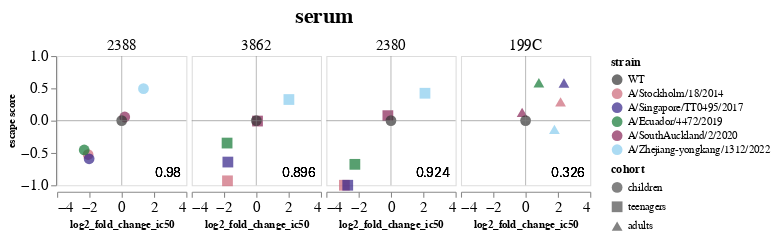

Notebook source saved alongside this figure:
### Code cell
# define ordering for plot
strain_order = ['WT', 
                'A/Stockholm/18/2014', 
                'A/Singapore/TT0495/2017', 
                'A/Ecuador/4472/2019', 
                'A/SouthAuckland/2/2020', 
                'A/Zhejiang-yongkang/1312/2022',
               ]

serum_order = ['2388', '3862', '2380', '199C']

cohort_order = ['children', 'teenagers', 'adults']

# re-define `corrs` chart to adjust plot sizing for facet
corrs = (
    alt.Chart()
    .mark_point(filled=True, size=100)
    .encode(
        x=alt.X(ic_col, 
                title=ic_col,
                scale=alt.Scale(
                        domain=[-4, 4],
                ),
               ),
        y=alt.Y('escape', 
                title='escape score',
                scale=alt.Scale(
                    domain=[-1, 1],
                    clamp=True
                )
               ),
        color=alt.Color('strain:N', scale=alt.Scale(range=custom_color_scheme, domain=strain_order)),
        shape=alt.Shape('cohort:N', scale=alt.Scale(domain=cohort_order)),
        tooltip=['strain', 'serum', ic_col, 'escape']
    )
    .properties(
        title=serum,
        width=120,
        height=120
    )
)

# re-define `r-text` using the R value defined for each serum in corr_df
# and adjust font size and positioning for faceted chart
r_text = alt.Chart().mark_text(
    align='right',
    baseline='bottom',
    fontSize=12,
    fontWeight=300
).encode(
    x=alt.value(115),
    y=alt.value(115),
    text='r:N'
)

# plot faceted chart
faceted_corrs = alt.layer(
    corrs, r_text, x_axis, y_axis, data=corr_df, 
).facet(
    facet=alt.Facet(
        'serum:N',
        sort=serum_order,
        header=alt.Header(
            titleFontSize=20,
            labelFontSize=14,
            labelPadding=2
    )
    ), 
    spacing=3,
    columns=4
).configure_axis(
    grid=False,
    labelFontSize=14,
    titleFontSize=10,
)

faceted_corrs.save(
    'figures/validation_correlations/figure_S13/hk19_faceted-corrs_strains.png',
    scale_factor=2.0
)

faceted_corrs

### Figure 1 — Vega-Lite specification as saved in the notebook (floating-point values rounded to 4 significant figures)
{"config": {"view": {"continuousWidth": 300, "continuousHeight": 300}, "axis": {"grid": false, "labelFontSize": 14, "titleFontSize": 10}}, "data": {"name": "data-b79f6a2952b1b3ff70edc0cb02e25021"}, "facet": {"field": "serum", "header": {"labelFontSize": 14, "labelPadding": 2, "titleFontSize": 20}, "sort": ["2388", "3862", "2380", "199C"], "type": "nominal"}, "spec": {"layer": [{"mark": {"type": "point", "filled": true, "size": 100}, "encoding": {"color": {"field": "strain", "scale": {"domain": ["WT", "A/Stockholm/18/2014", "A/Singapore/TT0495/2017", "A/Ecuador/4472/2019", "A/SouthAuckland/2/2020", "A/Zhejiang-yongkang/1312/2022"], "range": ["#333333", "#CC6677", "#332288", "#117733", "#882255", "#88CCEE"]}, "type": "nominal"}, "shape": {"field": "cohort", "scale": {"domain": ["children", "teenagers", "adults"]}, "type": "nominal"}, "tooltip": [{"field": "strain", "type": "nominal"}, {"field": "serum", "type": "nominal"}, {"field": "log2_fold_change_ic50", "type": "quantitative"}, {"field": "escape", "type": "quantitative"}], "x": {"field": "log2_fold_change_ic50", "scale": {"domain": [-4, 4]}, "title": "log2_fold_change_ic50", "type": "quantitative"}, "y": {"field": "escape", "scale": {"clamp": true, "domain": [-1, 1]}, "title": "escape score", "type": "quantitative"}}, "title": "199C"}, {"mark": {"type": "text", "align": "right", "baseline": "bottom", "fontSize": 12, "fontWeight": 300}, "encoding": {"text": {"field": "r", "type": "nominal"}, "x": {"value": 115}, "y": {"value": 115}}}, {"data": {"name": "data-06fd9f850666401b4599de5588b60692"}, "mark": {"type": "rule", "color": "gray", "opacity": 0.5, "size": 1}, "encoding": {"y": {"field": "y", "type": "quantitative"}}}, {"data": {"name": "data-9c00aa9dc2b1c1a0b4bf9b34ead12925"}, "mark": {"type": "rule", "color": "gray", "opacity": 0.5, "size": 1}, "encoding": {"x": {"field": "x", "type": "quantitative"}}}], "height": 120, "width": 120}, "columns": 4, "spacing": 3, "$schema": "https://vega.github.io/schema/vega-lite/v5.8.0.json", "datasets": {"data-b79f6a2952b1b3ff70edc0cb02e25021": [{"serum": "2388", "log2_fold_change_ic50": -2.081, "strain": "A/Stockholm/18/2014", "n_aa_substitutions": 14, "escape": -0.5252, "cohort": "children", "r": 0.98}, {"serum": "2388", "log2_fold_change_ic50": -2.016, "strain": "A/Singapore/TT0495/2017", "n_aa_substitutions": 7, "escape": -0.5908, "cohort": "children", "r": 0.98}, {"serum": "2388", "log2_fold_change_ic50": -2.32, "strain": "A/Ecuador/4472/2019", "n_aa_substitutions": 4, "escape": -0.4543, "cohort": "children", "r": 0.98}, {"serum": "2388", "log2_fold_change_ic50": 0.1895, "strain": "A/SouthAuckland/2/2020", "n_aa_substitutions": 4, "escape": 0.0561, "cohort": "children", "r": 0.98}, {"serum": "2388", "log2_fold_change_ic50": 1.348, "strain": "A/Zhejiang-yongkang/1312/2022", "n_aa_substitutions": 15, "escape": 0.4945, "cohort": "children", "r": 0.98}, {"serum": "3862", "log2_fold_change_ic50": -1.785, "strain": "A/Stockholm/18/2014", "n_aa_substitutions": 14, "escape": -0.9317, "cohort": "teenagers", "r": 0.896}, {"serum": "3862", "log2_fold_change_ic50": -1.762, "strain": "A/Singapore/TT0495/2017", "n_aa_substitutions": 7, "escape": -0.6412, "cohort": "teenagers", "r": 0.896}, {"serum": "3862", "log2_fold_change_ic50": -1.811, "strain": "A/Ecuador/4472/2019", "n_aa_substitutions": 4, "escape": -0.3473, "cohort": "teenagers", "r": 0.896}, {"serum": "3862", "log2_fold_change_ic50": 0.07357, "strain": "A/SouthAuckland/2/2020", "n_aa_substitutions": 4, "escape": -0.0066, "cohort": "teenagers", "r": 0.896}, {"serum": "3862", "log2_fold_change_ic50": 2.016, "strain": "A/Zhejiang-yongkang/1312/2022", "n_aa_substitutions": 15, "escape": 0.3265, "cohort": "teenagers", "r": 0.896}, {"serum": "2380", "log2_fold_change_ic50": -2.884, "strain": "A/Stockholm/18/2014", "n_aa_substitutions": 14, "escape": -1.77, "cohort": "teenagers", "r": 0.924}, {"serum": "2380", "log2_fold_change_ic50": -2.675, "strain": "A/Singapore/TT0495/2017", "n_aa_substitutions": 7, "escape": -1.288, "cohort": "teenagers", "r": 0.924}, {"serum": "2380", "log2_fold_change_ic50": -2.234, "strain": "A/Ecuador/4472/2019", "n_aa_substitutions": 4, "escape": -0.6764, "cohort": "teenagers", "r": 0.924}, {"serum": "2380", "log2_fold_change_ic50": -0.1907, "strain": "A/SouthAuckland/2/2020", "n_aa_substitutions": 4, "escape": 0.0769, "cohort": "teenagers", "r": 0.924}, {"serum": "2380", "log2_fold_change_ic50": 2.106, "strain": "A/Zhejiang-yongkang/1312/2022", "n_aa_substitutions": 15, "escape": 0.4237, "cohort": "teenagers", "r": 0.924}, {"serum": "199C", "log2_fold_change_ic50": 2.166, "strain": "A/Stockholm/18/2014", "n_aa_substitutions": 14, "escape": 0.2894, "cohort": "adults", "r": 0.326}, {"serum": "199C", "log2_fold_change_ic50": 2.375, "strain": "A/Singapore/TT0495/2017", "n_aa_substitutions": 7, "escape": 0.5825, "cohort": "adults", "r": 0.326}, {"serum": "199C", "log2_fold_change_ic50": 0.8223, "strain": "A/Ecuador/4472/2019", "n_aa_substitutions": 4, "escape": 0.5862, "cohort": "adults", "r": 0.326}, {"serum": "199C", "log2_fold_change_ic50": -0.2131, "strain": "A/SouthAuckland/2/2020", "n_aa_substitutions": 4, "escape": 0.1281, "cohort": "adults", "r": 0.326}, {"serum": "199C", "log2_fold_change_ic50": 1.785, "strain": "A/Zhejiang-yongkang/1312/2022", "n_aa_substitutions": 15, "escape": -0.1353, "cohort": "adults", "r": 0.326}, {"serum": "2388", "log2_fold_change_ic50": 0, "strain": "WT", "n_aa_substitutions": 0, "escape": 0, "cohort": null, "r": 0.98}, {"serum": "3862", "log2_fold_change_ic50": 0, "strain": "WT", "n_aa_substitutions": 0, "escape": 0, "cohort": null, "r": 0.896}, {"serum": "2380", "log2_fold_change_ic50": 0, "strain": "WT", "n_aa_substitutions": 0, "escape": 0, "cohort": null, "r": 0.924}, {"serum": "199C", "log2_fold_change_ic50": 0, "strain": "WT", "n_aa_substitutions": 0, "escape": 0, "cohort": null, "r": 0.326}], "data-06fd9f850666401b4599de5588b60692": [{"y": 0}], "data-9c00aa9dc2b1c1a0b4bf9b34ead12925": [{"x": 0}]}}
